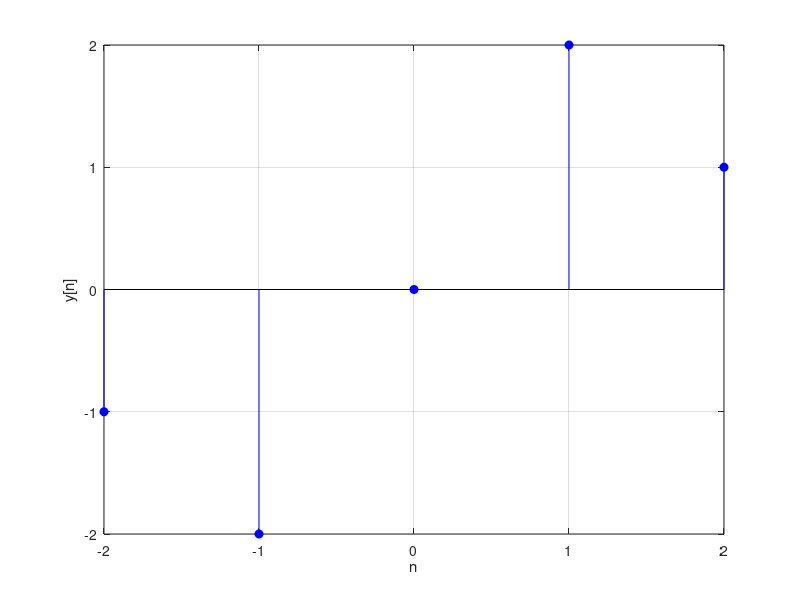

This chart was generated by the following MATLAB code:
%% 1
x = [1 2 1 2];
h = [0 1 2 3 4 1 1];
y = conv(x, h);
n = 0:1:(length(x) + length(h) - 2);
stem(n, y, 'filled', 'blue');
grid on
ylabel('y[n]')
xlabel('n')

%% 2
x = [1 2 1 2];
h = [0 1 2 3 4 1 1];
y = conv(x, h);
n = -3:1:(length(x) + length(h) - 5);
stem(n, y, 'filled', 'blue');
grid on
ylabel('y[n]')
xlabel('n')

%% 3
x = [-1 0 1];
h = [1 2 1];
y = conv(x, h);
n = -2:1:(length(x) + length(h) - 4);
stem(n, y, 'filled', 'blue');
grid on
ylabel('y[n]')
xlabel('n')